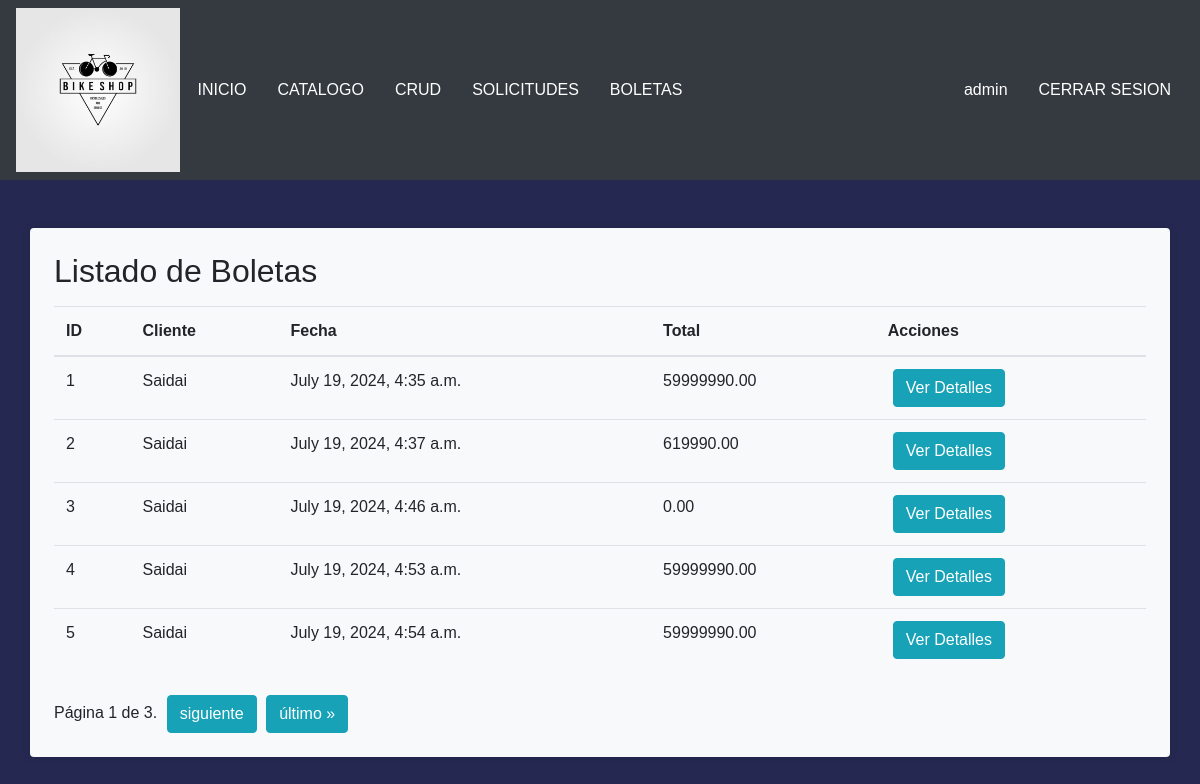
Page /boletas/ (signed in) on the committed database.
### alumnos/models.py (models this page shows, shortened)
class Boleta(models.Model):
    cliente = models.ForeignKey(Cliente, on_delete=models.CASCADE)
    fecha = models.DateTimeField(default=timezone.now)
    total = models.DecimalField(max_digits=10, decimal_places=2)
    productos = models.ManyToManyField(Producto, through='BoletaProducto')

class Cliente(models.Model):
    id_cliente = models.AutoField(primary_key=True)
    nombre = models.CharField(max_length=100)
    correo = models.CharField(max_length=100)
    contrasena = models.CharField(max_length=100)
    def __str__(self):
        return self.nombre

### alumnos/views.py (the view)
# urls.py: path('boletas/', views.boleta_list, name='boleta_list'),
def boleta_list(request):
    if not request.user.is_staff:
        return redirect('index')
    boletas = Boleta.objects.all()
    paginator = Paginator(boletas, 5)  # Muestra 5 boletas por página
    page_number = request.GET.get('page')
    page_obj = paginator.get_page(page_number)
    return render(request, 'alumnos/boleta_list.html', {'page_obj': page_obj})

### alumnos/templates/alumnos/boleta_list.html (shortened to what this page needs)
{% extends "alumnos/base.html" %}
{% block content %}
<div class="container bg-light rounded p-4 mt-4">
    <h2>Listado de Boletas</h2>
    <table class="table mt-3 table-responsive-lg">
        <thead>
            <tr>
                <th>ID</th>
                <th>Cliente</th>
                <th>Fecha</th>
                <th>Total</th>
                <th>Acciones</th>
            </tr>
        </thead>
        <tbody>
            {% for boleta in page_obj %}
                <tr>
                    <td>{{ boleta.id }}</td>
                    <td>{{ boleta.cliente }}</td>
                    <td>{{ boleta.fecha }}</td>
                    <td>{{ boleta.total }}</td>
                    <td>
                        <a href="{% url 'boleta_detail' boleta.id %}" class="btn btn-info">Ver Detalles</a>
                    </td>
                </tr>
            {% empty %}
                <tr>
                    <td colspan="5">No hay boletas disponibles.</td>
                </tr>
            {% endfor %}
        </tbody>
    </table>
    <div class="pagination text-center mt-4">
        <span class="step-links">
            <span class="current">
                Página {{ page_obj.number }} de {{ page_obj.paginator.num_pages }}.
            </span>
            {% if page_obj.has_next %}
                <a href="?page={{ page_obj.next_page_number }}" style="text-decoration: none;">
                    <button class="btn btn-info">siguiente</button>
                </a>
                <a href="?page={{ page_obj.paginator.num_pages }}" style="text-decoration: none;">
                    <button class="btn btn-info">último &raquo;</button>
                </a>
            {% endif %}
        </span>
    </div>
</div>
{% endblock %}

### alumnos/templates/alumnos/base.html (shortened to what this page needs)
{% load static %}
<!DOCTYPE html>
<html lang="en">
  <head>
    <link rel="stylesheet" href="https://cdn.jsdelivr.net/npm/bootstrap@4.6.2/dist/css/bootstrap.min.css" />
    <link rel="stylesheet" type="text/css" href="{% static 'css/index.css' %}" />
    <link rel="stylesheet" href="https://unpkg.com/leaflet@1.7.1/dist/leaflet.css" />
    <link rel="stylesheet" href="{% static 'css/arrendar.css' %}">
    <link rel="stylesheet" type="text/css" href="{% static 'css/style_form.css' %}">
    <link rel="stylesheet" type="text/css" href="{% static 'css/style_reparaciones.css' %}" />
    <link rel="stylesheet" href="{% static 'css/style_botones.css' %}" />
    <link rel="stylesheet" href="{% static 'css/style_carrito.css' %}">
  </head>
  <body>
    <nav class="navbar navbar-expand-lg navbar-dark bg-dark">
      <div class="logo">
        <a href="/" style="margin: 0 !important;">
          <img src="{% static 'img/logo_bici.png' %}" alt="" class="img-fluid" />
        </a>
      </div>
      <div class="collapse navbar-collapse" id="navbarNav">
        <ul class="navbar-nav">
          <li class="nav-item active">
            <a class="btn" href="/">INICIO<span class="sr-only">(current)</span></a>
          </li>
          <li class="nav-item active">
            <a class="btn" href="{% url 'catalogo' %}">CATALOGO</a>
          </li>
          {% if user.is_staff %}
          <li class="nav-item active">
            <a class="btn" href="{% url 'bicicleta_list' %}">CRUD</a>
          </li>
          <li class="nav-item active">
            <a class="btn" href="{% url 'solicitudes' %}">SOLICITUDES</a>
          </li>
          <li class="nav-item active">
            <a class="btn" href="{% url 'boleta_list' %}">BOLETAS</a>
          </li>
          {% endif %}
        </ul>
        <ul class="navbar-nav ml-auto">
          {% if nombre_usuario != None and request.user.is_authenticated == False %}
            <li class="nav-item active">
              <a class="btn" href="{% url 'ver_carrito' %}"><svg version="1.1" xmlns="http://www.w3.org/2000/svg" width="32" height="32" viewBox="0 0 32 32">
                <path d="M12 29c0 1.657-1.343 3-3 3s-3-1.343-3-3c0-1.657 1.343-3 3-3s3 1.343 3 3z"></path>
                <path d="M32 29c0 1.657-1.343 3-3 3s-3-1.343-3-3c0-1.657 1.343-3 3-3s3 1.343 3 3z"></path>
                <path d="M32 16v-12h-24c0-1.105-0.895-2-2-2h-6v2h4l1.502 12.877c-0.915 0.733-1.502 1.859-1.502 3.123 0 2.209 1.791 4 4 4h24v-2h-24c-1.105 0-2-0.895-2-2 0-0.007 0-0.014 0-0.020l26-3.98z"></path>
                </svg></a>
            </li>
            <li class="nav-item active">
              <a class="btn " href="{% url 'perfil' %}">{{nombre_usuario}}</a>
            </li>
            <li class="nav-item active">
              <a class="btn" href="{% url 'cerrar_sesion' %}">CERRAR SESION</a>
            </li>
          {% elif user.is_staff %}
          <li class="nav-item active">
            <a class="btn " href="{% url 'perfil' %}">{{user}}</a>
          </li>
          <li class="nav-item active">
            <a class="btn" href="{% url 'cerrar_sesion' %}">CERRAR SESION</a>
          </li>
          {% endif %}
        </ul>
      </div>
    </nav>
    <br>
    {% block content %}{% endblock %}
  </body>
</html>

### alumnos/static/css/index.css (style rules this page uses)
.btn { color: white; }
.logo { margin: 0; padding: 0; width: 3%; height: 10%; }
@media only screen  and (min-device-width:200px) and (max-device-width:1000px) { .logo { height: 15%; width: 14%; } }
a { margin-left: 5px !important; }
body { background-color: #252850; }
a { color: white; font-family: 'Franklin Gothic Medium', 'Arial Narrow', Arial, sans-serif; }
.container.bg-light { background-color: rgba(255, 255, 255, 0.8); box-shadow: 0 0 10px rgba(0, 0, 0, 0.1); }

### alumnos/static/css/style_reparaciones.css (style rules this page uses)
body { font-family: Arial, sans-serif; }

### rows in the picture
Boleta: id "1", cliente "Saidai", fecha "July 19, 2024, 4:35 a.m.", total "59999990.00"
Boleta: id "2", cliente "Saidai", fecha "July 19, 2024, 4:37 a.m.", total "619990.00"
Boleta: id "3", cliente "Saidai", fecha "July 19, 2024, 4:46 a.m.", total "0.00"
Boleta: id "4", cliente "Saidai", fecha "July 19, 2024, 4:53 a.m.", total "59999990.00"
Boleta: id "5", cliente "Saidai", fecha "July 19, 2024, 4:54 a.m.", total "59999990.00"

### other values in the picture
{{ user }} "admin"
{{ page_obj.number }} "1"
{{ page_obj.paginator.num_pages }} "3"
